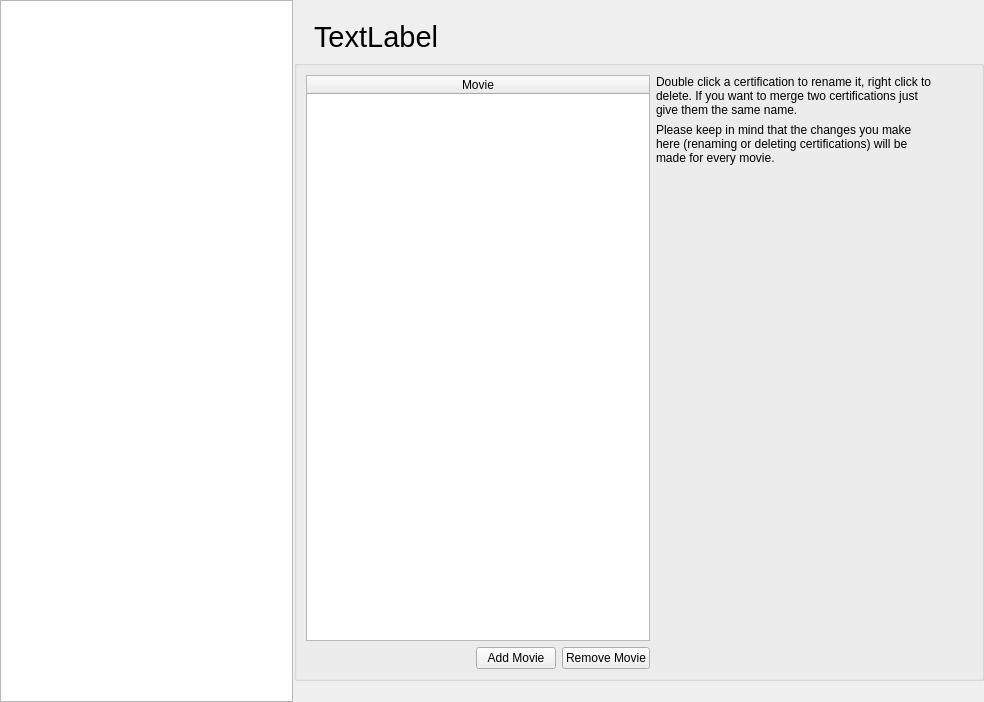
<?xml version="1.0" encoding="UTF-8"?>
<ui version="4.0">
 <class>CertificationWidget</class>
 <widget class="QWidget" name="CertificationWidget">
  <property name="geometry">
   <rect>
    <x>0</x>
    <y>0</y>
    <width>984</width>
    <height>702</height>
   </rect>
  </property>
  <layout class="QVBoxLayout" name="verticalLayout_2">
   <property name="leftMargin">
    <number>0</number>
   </property>
   <property name="topMargin">
    <number>0</number>
   </property>
   <property name="rightMargin">
    <number>0</number>
   </property>
   <property name="bottomMargin">
    <number>0</number>
   </property>
   <item>
    <widget class="MySplitter" name="splitter">
     <property name="orientation">
      <enum>Qt::Horizontal</enum>
     </property>
     <property name="handleWidth">
      <number>1</number>
     </property>
     <widget class="QTableWidget" name="certifications">
      <property name="alternatingRowColors">
       <bool>true</bool>
      </property>
      <property name="showGrid">
       <bool>false</bool>
      </property>
      <attribute name="horizontalHeaderVisible">
       <bool>false</bool>
      </attribute>
      <attribute name="horizontalHeaderStretchLastSection">
       <bool>true</bool>
      </attribute>
      <attribute name="verticalHeaderVisible">
       <bool>false</bool>
      </attribute>
      <column>
       <property name="text">
        <string>Certification</string>
       </property>
      </column>
     </widget>
     <widget class="QWidget" name="horizontalLayoutWidget">
      <layout class="QVBoxLayout" name="verticalLayout_3" stretch="0,1">
       <property name="leftMargin">
        <number>0</number>
       </property>
       <property name="topMargin">
        <number>20</number>
       </property>
       <property name="rightMargin">
        <number>0</number>
       </property>
       <property name="bottomMargin">
        <number>21</number>
       </property>
       <item>
        <widget class="QLabel" name="certificationName">
         <property name="font">
          <font>
           <family>Helvetica Neue</family>
           <pointsize>22</pointsize>
          </font>
         </property>
         <property name="text">
          <string>TextLabel</string>
         </property>
         <property name="indent">
          <number>20</number>
         </property>
        </widget>
       </item>
       <item>
        <widget class="QGroupBox" name="infoGroupBox">
         <property name="title">
          <string/>
         </property>
         <layout class="QHBoxLayout" name="horizontalLayout" stretch="1,0,0">
          <item>
           <layout class="QVBoxLayout" name="verticalLayout_4">
            <item>
             <widget class="QTableWidget" name="movies">
              <property name="editTriggers">
               <set>QAbstractItemView::NoEditTriggers</set>
              </property>
              <property name="alternatingRowColors">
               <bool>true</bool>
              </property>
              <property name="showGrid">
               <bool>false</bool>
              </property>
              <attribute name="horizontalHeaderStretchLastSection">
               <bool>true</bool>
              </attribute>
              <attribute name="verticalHeaderVisible">
               <bool>false</bool>
              </attribute>
              <column>
               <property name="text">
                <string>Movie</string>
               </property>
              </column>
             </widget>
            </item>
            <item>
             <layout class="QHBoxLayout" name="horizontalLayout_2">
              <item>
               <spacer name="horizontalSpacer_2">
                <property name="orientation">
                 <enum>Qt::Horizontal</enum>
                </property>
                <property name="sizeHint" stdset="0">
                 <size>
                  <width>40</width>
                  <height>20</height>
                 </size>
                </property>
               </spacer>
              </item>
              <item>
               <widget class="QPushButton" name="buttonAddMovie">
                <property name="toolTip">
                 <string>Add Movie</string>
                </property>
                <property name="text">
                 <string>Add Movie</string>
                </property>
                <property name="dropShadow" stdset="0">
                 <bool>true</bool>
                </property>
               </widget>
              </item>
              <item>
               <widget class="QPushButton" name="buttonRemoveMovie">
                <property name="toolTip">
                 <string>Remove Current Movie</string>
                </property>
                <property name="text">
                 <string>Remove Movie</string>
                </property>
                <property name="dropShadow" stdset="0">
                 <bool>true</bool>
                </property>
               </widget>
              </item>
             </layout>
            </item>
           </layout>
          </item>
          <item>
           <layout class="QVBoxLayout" name="verticalLayout">
            <item>
             <widget class="QLabel" name="label_3">
              <property name="text">
               <string>Double click a certification to rename it, right click to delete. If you want to merge two certifications just give them the same name.</string>
              </property>
              <property name="wordWrap">
               <bool>true</bool>
              </property>
             </widget>
            </item>
            <item>
             <widget class="QLabel" name="label_2">
              <property name="text">
               <string>Please keep in mind that the changes you make here (renaming or deleting certifications) will be made for every movie.</string>
              </property>
              <property name="wordWrap">
               <bool>true</bool>
              </property>
             </widget>
            </item>
            <item>
             <spacer name="verticalSpacer">
              <property name="orientation">
               <enum>Qt::Vertical</enum>
              </property>
              <property name="sizeHint" stdset="0">
               <size>
                <width>20</width>
                <height>40</height>
               </size>
              </property>
             </spacer>
            </item>
           </layout>
          </item>
          <item>
           <spacer name="horizontalSpacer">
            <property name="orientation">
             <enum>Qt::Horizontal</enum>
            </property>
            <property name="sizeHint" stdset="0">
             <size>
              <width>40</width>
              <height>20</height>
             </size>
            </property>
           </spacer>
          </item>
         </layout>
        </widget>
       </item>
      </layout>
     </widget>
    </widget>
   </item>
  </layout>
 </widget>
 <customwidgets>
  <customwidget>
   <class>MySplitter</class>
   <extends>QSplitter</extends>
   <header>ui/small_widgets/MySplitter.h</header>
   <container>1</container>
  </customwidget>
 </customwidgets>
 <resources/>
 <connections>
  <connection>
   <sender>buttonAddMovie</sender>
   <signal>clicked()</signal>
   <receiver>CertificationWidget</receiver>
   <slot>addMovie()</slot>
   <hints>
    <hint type="sourcelabel">
     <x>555</x>
     <y>651</y>
    </hint>
    <hint type="destinationlabel">
     <x>491</x>
     <y>350</y>
    </hint>
   </hints>
  </connection>
  <connection>
   <sender>buttonRemoveMovie</sender>
   <signal>clicked()</signal>
   <receiver>CertificationWidget</receiver>
   <slot>removeMovie()</slot>
   <hints>
    <hint type="sourcelabel">
     <x>619</x>
     <y>651</y>
    </hint>
    <hint type="destinationlabel">
     <x>491</x>
     <y>350</y>
    </hint>
   </hints>
  </connection>
 </connections>
 <slots>
  <slot>addMovie()</slot>
  <slot>removeMovie()</slot>
 </slots>
</ui>
